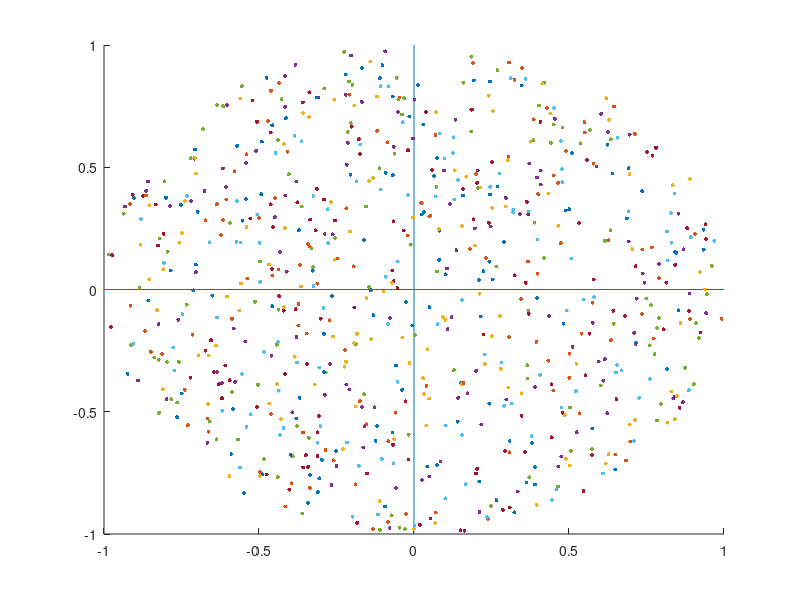

MATLAB code to generate this figure:
%Making a circle with Monte Carlo Method.
clc
clear
close all
format long
line([-1;1],[0;0])
line([0;0],[-1;1])
hold on
sz=8;
k=0;
for i=1:10^3
    x=-1+2*rand;
    y=-1+2*rand;
    z=x^2+y^2;
    if 1>=z
        k=k+1;
        scatter(x,y,sz,'filled')
    end   
end
Pi=k*4/i  %#ok<NOPTS>